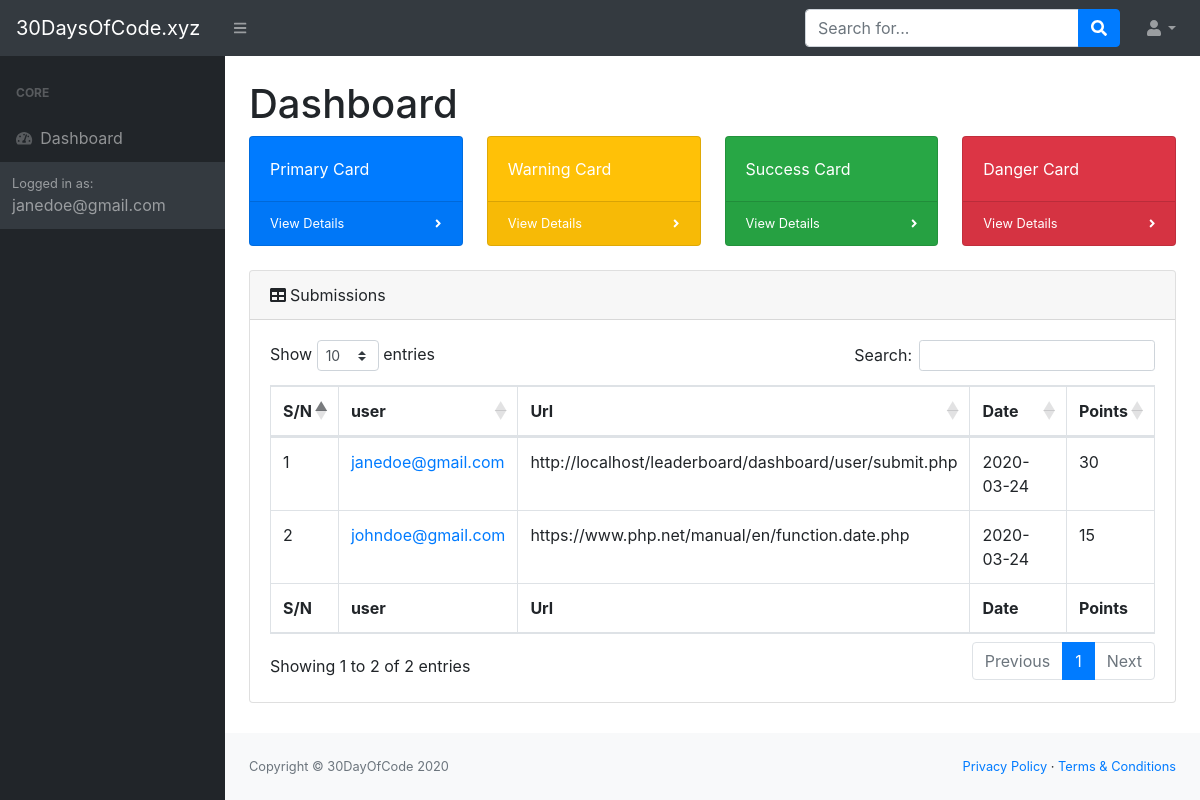
Screenshot of /dashboard/admin/index.php (signed in) with the database file from the repository.
### tables this page shows
CREATE TABLE IF NOT EXISTS `submissions` (
  `id` int(11) NOT NULL AUTO_INCREMENT,
  `user` varchar(50) NOT NULL,
  `url` varchar(225) NOT NULL,
  `comments` text,
  `points` int(11) NOT NULL DEFAULT '0',
  `sub_date` date NOT NULL,
  PRIMARY KEY (`id`)
);

### dashboard/admin/index.php (the view, shortened to what this page needs)
<?php
require('../../config/session.php');
if(isset( $_SESSION['login_user'])){
?>
<!DOCTYPE html>
<html lang="en">
    <head>
        <link href="../dist/css/styles.css" rel="stylesheet" />
        <link href="https://cdn.datatables.net/1.10.20/css/dataTables.bootstrap4.min.css" rel="stylesheet" />
    </head>
    <body class="sb-nav-fixed">
        <nav class="sb-topnav navbar navbar-expand navbar-dark bg-dark">
            <a class="navbar-brand" href="index.html">30DaysOfCode.xyz</a><button class="btn btn-link btn-sm order-1 order-lg-0" id="sidebarToggle" href="#"><i class="fas fa-bars"></i></button
            >
            <form class="d-none d-md-inline-block form-inline ml-auto mr-0 mr-md-3 my-2 my-md-0">
                <div class="input-group">
                    <input class="form-control" type="text" placeholder="Search for..." aria-label="Search" aria-describedby="basic-addon2" />
                    <div class="input-group-append">
                        <button class="btn btn-primary" type="button"><i class="fas fa-search"></i></button>
                    </div>
                </div>
            </form>
            <ul class="navbar-nav ml-auto ml-md-0">
                <li class="nav-item dropdown">
                    <a class="nav-link dropdown-toggle" id="userDropdown" href="#" role="button" data-toggle="dropdown" aria-haspopup="true" aria-expanded="false"><i class="fas fa-user fa-fw"></i></a>
                </li>
            </ul>
        </nav>
        <div id="layoutSidenav">
            <div id="layoutSidenav_nav">
                <nav class="sb-sidenav accordion sb-sidenav-dark" id="sidenavAccordion">
                    <div class="sb-sidenav-menu">
                        <div class="nav">
                            <div class="sb-sidenav-menu-heading">Core</div>
                            <a class="nav-link" href="index.html"
                                ><div class="sb-nav-link-icon"><i class="fas fa-tachometer-alt"></i></div>
                                Dashboard
                            </a>
                    <div class="sb-sidenav-footer">
                        <div class="small">Logged in as:</div>
                        <?=$_SESSION['login_user'];?>
                    </div>
                </nav>
            </div>
            <div id="layoutSidenav_content">
                <main>
                    <div class="container-fluid">
                        <h1 class="mt-4">Dashboard</h1>
                        <div class="row">
                            <div class="col-xl-3 col-md-6">
                                <div class="card bg-primary text-white mb-4">
                                    <div class="card-body">Primary Card</div>
                                    <div class="card-footer d-flex align-items-center justify-content-between">
                                        <a class="small text-white stretched-link" href="#">View Details</a>
                                        <div class="small text-white"><i class="fas fa-angle-right"></i></div>
                                    </div>
                                </div>
                            </div>
                            <div class="col-xl-3 col-md-6">
                                <div class="card bg-warning text-white mb-4">
                                    <div class="card-body">Warning Card</div>
                                    <div class="card-footer d-flex align-items-center justify-content-between">
                                        <a class="small text-white stretched-link" href="#">View Details</a>
                                        <div class="small text-white"><i class="fas fa-angle-right"></i></div>
                                    </div>
                                </div>
                            </div>
                            <div class="col-xl-3 col-md-6">
                                <div class="card bg-success text-white mb-4">
                                    <div class="card-body">Success Card</div>
                                    <div class="card-footer d-flex align-items-center justify-content-between">
                                        <a class="small text-white stretched-link" href="#">View Details</a>
                                        <div class="small text-white"><i class="fas fa-angle-right"></i></div>
                                    </div>
                                </div>
                            </div>
                            <div class="col-xl-3 col-md-6">
                                <div class="card bg-danger text-white mb-4">
                                    <div class="card-body">Danger Card</div>
                                    <div class="card-footer d-flex align-items-center justify-content-between">
                                        <a class="small text-white stretched-link" href="#">View Details</a>
                                        <div class="small text-white"><i class="fas fa-angle-right"></i></div>
                                    </div>
                                </div>
                            </div>
                        </div>
                        <div class="card mb-4">
                            <div class="card-header"><i class="fas fa-table mr-1"></i>Submissions</div>
                            <div class="card-body">
                                <?php
                                    $sql = "SELECT * FROM submissions";
                                    $result = mysqli_query($conn, $sql);
                                    $count = mysqli_num_rows($result);
                                ?>
                                <div class="table-responsive">
                                    <table class="table table-bordered" id="dataTable" width="100%" cellspacing="0">
                                        <thead>
                                            <tr>
                                                <th>S/N</th>
                                                <th>user</th>
                                                <th>Url</th>
                                                <th>Date</th>
                                                <th>Points</th>
                                            </tr>
                                        </thead>
                                        <tfoot>
                                            <tr>
                                                <th>S/N</th>
                                                <th>user</th>
                                                <th>Url</th>
                                                <th>Date</th>
                                                <th>Points</th>
                                            </tr>
                                        </tfoot>
                                        <tbody>
                                        <?php
                                            if($count > 0){
                                                $j =1;
                                                while($row = $result->fetch_assoc()) {
                                            ?>
                                            <a><tr>
                                                <td><?=$j?></td>
                                                <td><a href="view.php?id=<?= $row['id'];?>"><?= $row['user'];?></a></td>
                                                <td><?= $row['url'];?></td>
                                                <td><?= $row['sub_date'];?></td>
                                                <td><?= $row['points'];?></td>
                                            </tr>
                                            <?php
                                                $j++;
                                                }}else{
                                                    echo `<p>No Submissions yet</p>`;
                                                }
                                            ?>
                                        </tbody>
                                    </table>
                                </div>
                            </div>
                        </div>
                    </div>
                </main>
                <footer class="py-4 bg-light mt-auto">
                    <div class="container-fluid">
                        <div class="d-flex align-items-center justify-content-between small">
                            <div class="text-muted">Copyright &copy; 30DayOfCode 2020</div>
                            <div>
                                <a href="#">Privacy Policy</a>
                                &middot;
                                <a href="#">Terms &amp; Conditions</a>
                            </div>
                        </div>
                    </div>
                </footer>
            </div>
        </div>
    </body>
</html>
<?php
}else{
    header("location:../../login.php");
}
?>

### rows the page displays
submissions: user "janedoe@gmail.com", url "http://localhost/leaderboard/dashboard/user/submit.php", sub_date "2020-03-24", points "30"
submissions: user "johndoe@gmail.com", url "https://www.php.net/manual/en/function.date.php", sub_date "2020-03-24", points "15"

### other values shown
$_SESSION['login_user'] "janedoe@gmail.com"
